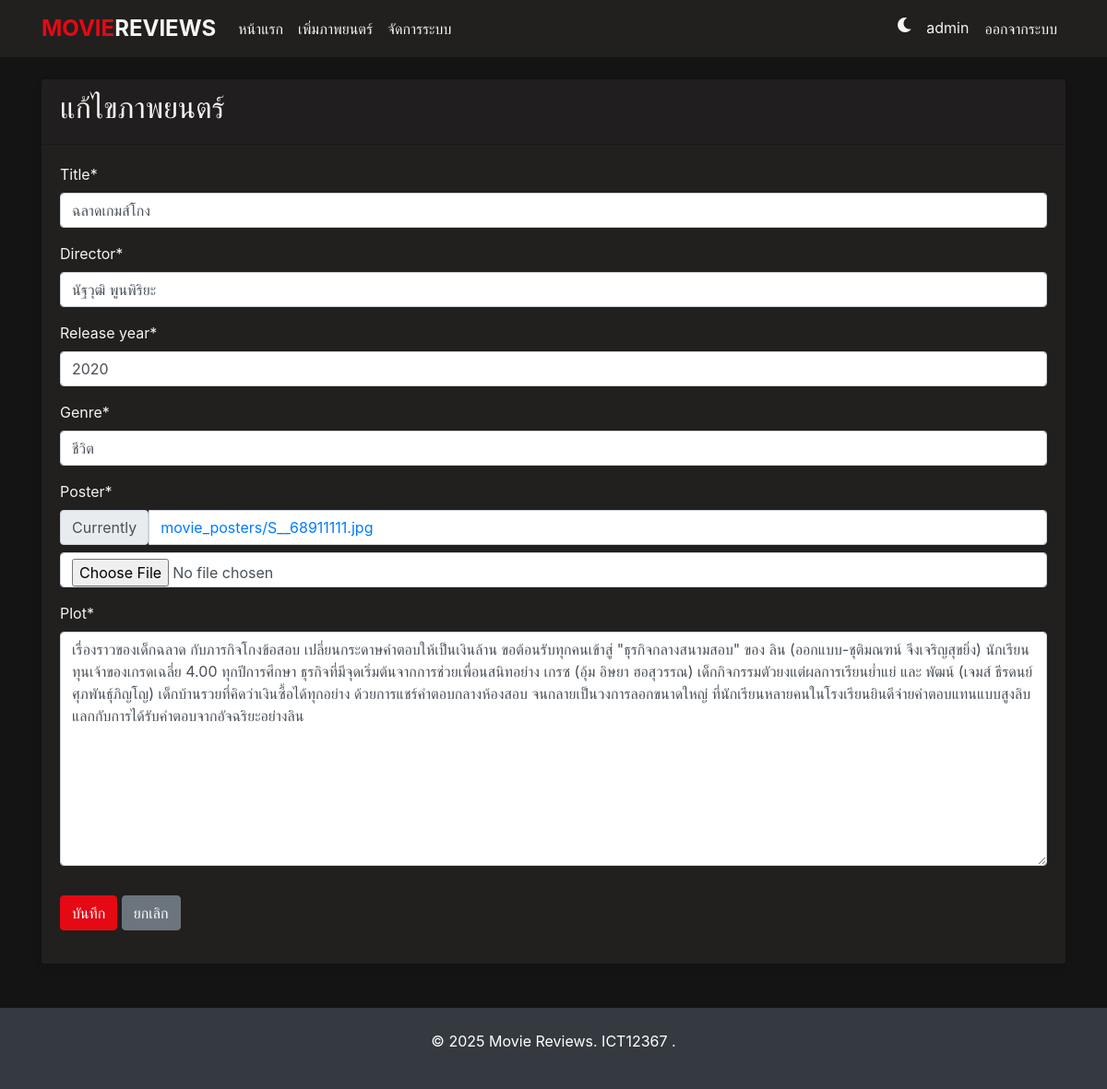
Screenshot of /movie/19/update/ (signed in) with the database file from the repository.
### reviews/models.py (models this page shows, shortened)
class Movie(models.Model):
    title = models.CharField(max_length=100)
    director = models.CharField(max_length=100)
    release_year = models.IntegerField()
    genre = models.CharField(max_length=50)
    poster = models.ImageField(upload_to='movie_posters', default='default_poster.jpg')
    plot = models.TextField()
    created_at = models.DateTimeField(default=timezone.now)

### reviews/views.py (the view, shortened to what this page needs)
# urls.py: path('movie/<int:pk>/update/', views.MovieUpdateView.as_view(), name='movie-update'),
class MovieUpdateView(LoginRequiredMixin, PermissionRequiredMixin, UpdateView):
    model = Movie
    form_class = MovieForm
    template_name = 'reviews/movie_form.html'
    permission_required = 'reviews.change_movie'

### reviews/forms.py
class MovieForm(forms.ModelForm):
    class Meta:
        model = Movie
        fields = ['title', 'director', 'release_year', 'genre', 'poster', 'plot']

### reviews/templates/reviews/movie_form.html (shortened to what this page needs)
{% extends "reviews/base.html" %}
{% load crispy_forms_tags %}
{% block content %}
    <div class="card">
        <div class="card-header">
            <h2>{% if form.instance.id %}แก้ไขภาพยนตร์{% else %}เพิ่มภาพยนตร์ใหม่{% endif %}</h2>
        </div>
        <div class="card-body">
            <form method="POST" enctype="multipart/form-data">
                <fieldset class="form-group">
                    {{ form|crispy }}
                </fieldset>
                <div class="form-group">
                    <button class="btn btn-primary" type="submit">บันทึก</button>
                    <a class="btn btn-secondary" href="{% url 'home' %}">ยกเลิก</a>
                </div>
            </form>
        </div>
    </div>
{% endblock %}

### reviews/templates/reviews/base.html (shortened to what this page needs)
{% load static %}
<!DOCTYPE html>
<html lang="th">
<head>
    <link rel="stylesheet" href="https://cdn.jsdelivr.net/npm/bootstrap@4.6.0/dist/css/bootstrap.min.css">
    <link rel="stylesheet" href="https://cdnjs.cloudflare.com/ajax/libs/font-awesome/5.15.3/css/all.min.css">
</head>
<body class="dark-mode">
    <header>
        <nav class="navbar navbar-expand-lg navbar-dark bg-dark mb-4">
            <div class="container">
                <a class="navbar-brand" href="{% url 'home' %}"><span>MOVIE</span>REVIEWS</a>
                <div class="collapse navbar-collapse" id="navbarNav">
                    <ul class="navbar-nav mr-auto">
                        <li class="nav-item">
                            <a class="nav-link" href="{% url 'home' %}">หน้าแรก</a>
                        </li>
                        {% if user.is_authenticated %}
                            {% if perms.reviews.add_movie or user.is_superuser %}
                            <li class="nav-item">
                                <a class="nav-link" href="{% url 'movie-create' %}">เพิ่มภาพยนตร์</a>
                            </li>
                            {% endif %}
                            {% if user.is_staff or user.is_superuser %}
                            <li class="nav-item">
                                <a class="nav-link" href="{% url 'admin:index' %}">จัดการระบบ</a>
                            </li>
                            {% endif %}
                        {% endif %}
                    </ul>
                    <ul class="navbar-nav">
                        <li class="nav-item">
                            <span class="nav-link mode-toggle" id="modeToggle">
                                <i class="fas fa-moon"></i>
                            </span>
                        </li>
                        {% if user.is_authenticated %}
                        <li class="nav-item">
                            <a class="nav-link" href="{% url 'profile' %}">{{ user.username }}</a>
                        </li>
                        <li class="nav-item">
                            <form method="post" action="{% url 'logout' %}" class="d-inline">
                                <button type="submit" class="btn btn-link nav-link">ออกจากระบบ</button>
                            </form>
                        </li>
                        {% endif %}
                    </ul>
                </div>
            </div>
        </nav>
    </header>
    <main class="container">
        {% block content %}{% endblock %}
    </main>
    <footer class="bg-dark text-white mt-5 py-4">
        <div class="container text-center">
            <p>&copy; 2025 Movie Reviews. ICT12367 .</p>
        </div>
    </footer>
</body>
</html>

### rows the page displays
Movie: title "ฉลาดเกมส์โกง", director "นัฐวุฒิ พูนพิริยะ", release_year "2020", genre "ชีวิต", plot "เรื่องราวของเด็กฉลาด กับภารกิจโกงข้อสอบ เปลี่ยนกระดาษคำตอบให้เป็นเงินล้าน ขอต้อนรับทุกคนเข้าสู่ \"ธุรกิจกลางสนามสอบ\" ของ ลิน (ออกแบบ-ชุติมณฑน์ จึงเจริญสุขยิ่ง) นักเรียนทุนเจ้าของเกรดเฉลี่ย 4.00 ทุกปีการศึกษา ธุรกิจที่มีจุดเริ่มต้นจากการช่วยเพื่อนสนิทอย่าง เกรซ (อุ้ม อิษยา ฮอสุวรรณ) เด็กกิจกรรมตัวยงแต่ผลการเรียนย่ำแย่ และ พัฒน์ (เจมส์ ธีรดนย์ ศุภพันธุ์ภิญโญ) เด็กบ้านรวยที่คิดว่าเงินซื้อได้ทุกอย่าง ด้วยการแชร์คำตอบกลางห้องสอบ จนกลายเป็นวงการลอกขนาดใหญ่ ที่นักเรียนหลายคนในโรงเรียนยินดีจ่ายค่าตอบแทนแบบสูงลิบ แลกกับการได้รับคำตอบจากอัจฉริยะอย่างลิน"

### other values shown
{{ user.username }} "admin"
